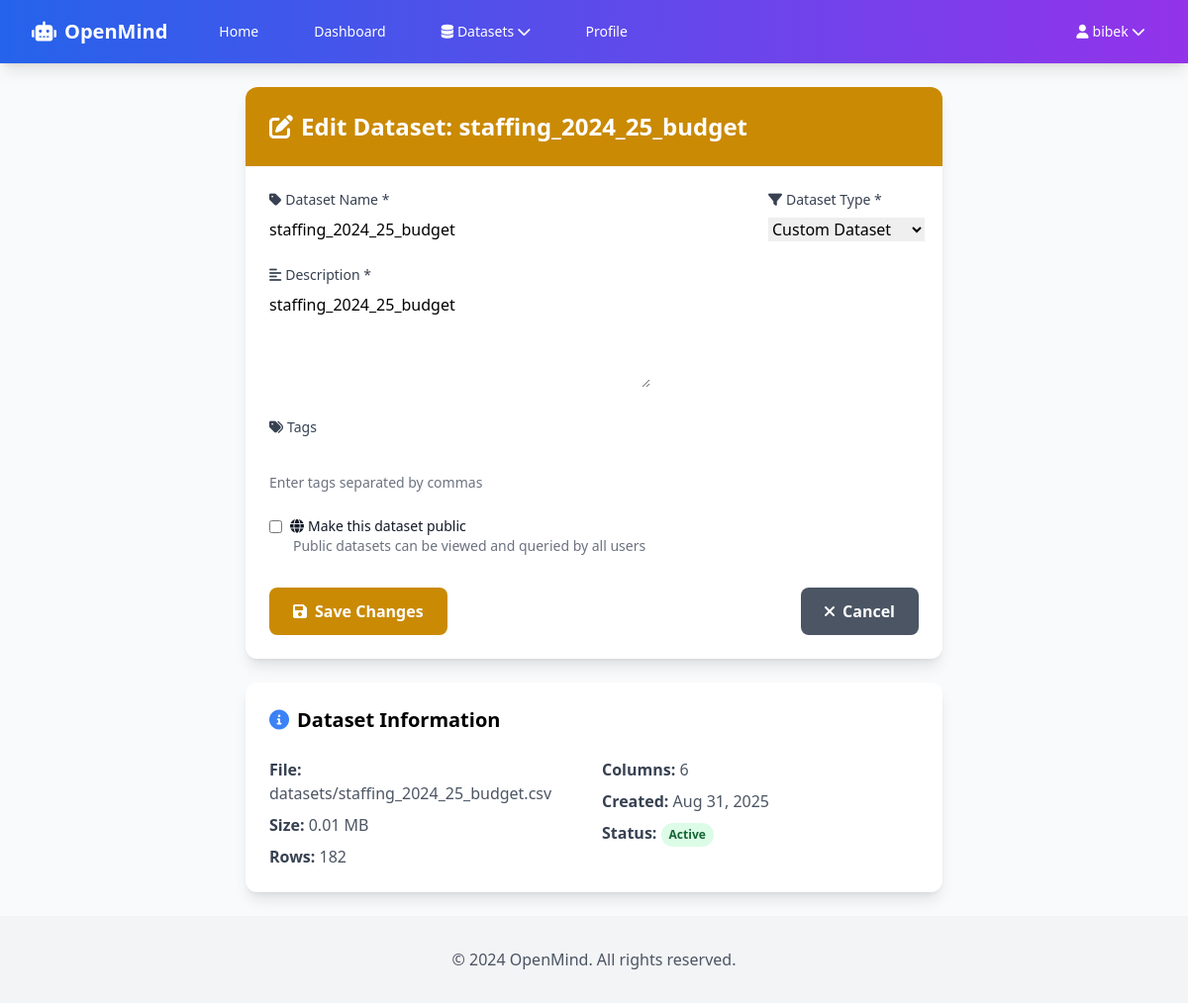
The app's page /datasets/11/edit/ (signed in) with its own data.
### chat/models.py (models this page shows, shortened)
class Dataset(models.Model):
    DATASET_TYPES = [
        ('employee', 'Employee Data'),
        ('budget', 'Budget Data'),
        ('performance', 'Performance Data'),
        ('financial', 'Financial Data'),
        ('custom', 'Custom Dataset'),
    ]
    DATASET_SOURCES = [
        ('file', 'File Upload (CSV/Excel)'),
        ('database', 'Database Connection'),
        ('api', 'API Endpoint'),
        ('external_link', 'External Link'),
    ]
    STATUS_CHOICES = [
        ('active', 'Active'),
        ('archived', 'Archived'),
        ('processing', 'Processing'),
        ('error', 'Error'),
        ('connecting', 'Connecting'),
    ]
    name = models.CharField(max_length=200, help_text="Name of the dataset")
    description = models.TextField(help_text="Detailed description of the dataset")
    dataset_type = models.CharField(max_length=20, choices=DATASET_TYPES, default='custom')
    dataset_source = models.CharField(max_length=20, choices=DATASET_SOURCES, default='file')
    csv_file = models.FileField(upload_to='datasets/', help_text="Upload CSV/Excel file", null=True, blank=True)
    file_size = models.BigIntegerField(help_text="File size in bytes", null=True, blank=True)
    row_count = models.IntegerField(help_text="Number of rows in the dataset", null=True, blank=True)
    column_count = models.IntegerField(help_text="Number of columns in the dataset", null=True, blank=True)
    db_host = models.CharField(max_length=255, help_text="Database host/connection string", null=True, blank=True)
    db_name = models.CharField(max_length=255, help_text="Database name", null=True, blank=True)
    db_port = models.IntegerField(help_text="Database port", null=True, blank=True)
    db_username = models.CharField(max_length=255, help_text="Database username", null=True, blank=True)
    db_password = models.CharField(max_length=255, help_text="Database password (encrypted)", null=True, blank=True)
    db_type = models.CharField(max_length=50, help_text="Database type (PostgreSQL, MySQL, SQLite, etc.)", null=True, blank=True)
    db_table = models.CharField(max_length=255, help_text="Table name or query", null=True, blank=True)
    db_query = models.TextField(help_text="SQL query or table reference", null=True, blank=True)
    api_url = models.URLField(help_text="API endpoint URL", null=True, blank=True)
    api_key = models.CharField(max_length=500, help_text="API key or authentication", null=True, blank=True)
    external_url = models.URLField(help_text="External data source URL", null=True, blank=True)
    columns_info = models.JSONField(default=dict, help_text="Information about columns (names, types, descriptions)")
    sample_data = models.JSONField(default=list, help_text="Sample rows for preview")
    status = models.CharField(max_length=20, choices=STATUS_CHOICES, default='processing')
    processing_errors = models.TextField(blank=True, help_text="Any errors during processing")
    last_sync = models.DateTimeField(null=True, blank=True, help_text="Last time data was synced from source")
    sync_frequency = models.CharField(max_length=20, choices=[
        ('manual', 'Manual'),
        ('hourly', 'Hourly'),
        ('daily', 'Daily'),
        ('weekly', 'Weekly'),
        ('monthly', 'Monthly')
    ], default='manual')
    owner = models.ForeignKey(User, on_delete=models.CASCADE, related_name='datasets')
    is_public = models.BooleanField(default=False, help_text="Whether this dataset is public to all users")
    shared_with = models.ManyToManyField(User, blank=True, related_name='shared_datasets')
    created_at = models.DateTimeField(default=timezone.now)
    updated_at = models.DateTimeField(auto_now=True)
    last_accessed = models.DateTimeField(null=True, blank=True)
    tags = models.CharField(max_length=500, blank=True, help_text="Comma-separated tags")
    class Meta:
        ordering = ['-created_at']
        verbose_name = 'Dataset'
        verbose_name_plural = 'Datasets'
    def get_file_size_mb(self):
        if self.file_size:
            return round(self.file_size / (1024 * 1024), 2)
        return 0

### chat/views.py (the view)
# urls.py: path('datasets/<int:dataset_id>/edit/', views.dataset_edit, name='dataset_edit'),
@login_required
def dataset_edit(request, dataset_id):
    dataset = get_object_or_404(Dataset, id=dataset_id, owner=request.user)
    if request.method == 'POST':
        form = DatasetEditForm(request.POST, instance=dataset)
        if form.is_valid():
            form.save()
            messages.success(request, f'Dataset "{dataset.name}" updated successfully!')
            return redirect('chat:dataset_detail', dataset_id=dataset.id)
    else:
        form = DatasetEditForm(instance=dataset)
    return render(request, 'chat/dataset_edit.html', {'form': form, 'dataset': dataset})

### chat/forms.py (shortened to what this page needs)
class DatasetEditForm(forms.ModelForm):
    class Meta:
        model = Dataset
        fields = ['name', 'description', 'dataset_type', 'tags', 'is_public', 'sync_frequency']
        widgets = {
            'name': forms.TextInput(attrs={'class': 'form-control'}),
            'description': forms.Textarea(attrs={'class': 'form-control', 'rows': 4}),
            'dataset_type': forms.Select(attrs={'class': 'form-control'}),
            'tags': forms.TextInput(attrs={'class': 'form-control'}),
            'is_public': forms.CheckboxInput(attrs={'class': 'form-check-input'}),
            'sync_frequency': forms.Select(attrs={'class': 'form-control'}),
        }

### chat/templates/chat/dataset_edit.html (shortened to what this page needs)
{% extends 'chat/base.html' %}
{% block content %}
<div class="max-w-3xl mx-auto px-4 sm:px-6 lg:px-8 py-6">
    <div class="bg-white rounded-xl shadow-lg overflow-hidden">
        <div class="bg-yellow-600 text-white p-6">
            <h1 class="text-2xl font-bold">
                <i class="fas fa-edit mr-2"></i>Edit Dataset: {{ dataset.name }}
            </h1>
        </div>
        <div class="p-6">
            <form method="post" novalidate>
                <div class="grid grid-cols-1 lg:grid-cols-4 gap-4 mb-6">
                    <div class="lg:col-span-3">
                        <label for="{{ form.name.id_for_label }}" class="block text-sm font-medium text-gray-700 mb-2">
                            <i class="fas fa-tag mr-1"></i>Dataset Name *
                        </label>
                        {{ form.name }}
                    </div>
                    <div>
                        <label for="{{ form.dataset_type.id_for_label }}" class="block text-sm font-medium text-gray-700 mb-2">
                            <i class="fas fa-filter mr-1"></i>Dataset Type *
                        </label>
                        {{ form.dataset_type }}
                    </div>
                </div>
                <div class="mb-6">
                    <label for="{{ form.description.id_for_label }}" class="block text-sm font-medium text-gray-700 mb-2">
                        <i class="fas fa-align-left mr-1"></i>Description *
                    </label>
                    {{ form.description }}
                </div>
                <div class="mb-6">
                    <label for="{{ form.tags.id_for_label }}" class="block text-sm font-medium text-gray-700 mb-2">
                        <i class="fas fa-tags mr-1"></i>Tags
                    </label>
                    {{ form.tags }}
                    <p class="text-sm text-gray-500 mt-1">Enter tags separated by commas</p>
                </div>
                <div class="mb-8">
                    <div class="flex items-center">
                        {{ form.is_public }}
                        <label class="ml-2 block text-sm text-gray-900" for="{{ form.is_public.id_for_label }}">
                            <i class="fas fa-globe mr-1"></i>Make this dataset public
                        </label>
                    </div>
                    <p class="text-sm text-gray-500 ml-6">Public datasets can be viewed and queried by all users</p>
                </div>
                <div class="flex flex-col sm:flex-row sm:justify-between gap-4">
                    <button type="submit" class="inline-flex items-center px-6 py-3 bg-yellow-600 text-white font-semibold rounded-lg hover:bg-yellow-700 transition-colors">
                        <i class="fas fa-save mr-2"></i>Save Changes
                    </button>
                    <a href="{% url 'chat:dataset_detail' dataset.id %}" class="inline-flex items-center justify-center px-6 py-3 bg-gray-600 text-white font-semibold rounded-lg hover:bg-gray-700 transition-colors">
                        <i class="fas fa-times mr-2"></i>Cancel
                    </a>
                </div>
            </form>
        </div>
    </div>
    <div class="bg-white rounded-xl shadow-lg p-6 mt-6">
        <h2 class="text-xl font-semibold mb-6">
            <i class="fas fa-info-circle mr-2 text-blue-500"></i>Dataset Information
        </h2>
        <div class="grid grid-cols-1 md:grid-cols-2 gap-4">
            <div class="space-y-2">
                <div><span class="font-semibold text-gray-700">File:</span> <span class="text-gray-600">{{ dataset.csv_file.name }}</span></div>
                <div><span class="font-semibold text-gray-700">Size:</span> <span class="text-gray-600">{{ dataset.get_file_size_mb }} MB</span></div>
                <div><span class="font-semibold text-gray-700">Rows:</span> <span class="text-gray-600">{{ dataset.row_count|default:0 }}</span></div>
            </div>
            <div class="space-y-2">
                <div><span class="font-semibold text-gray-700">Columns:</span> <span class="text-gray-600">{{ dataset.column_count|default:0 }}</span></div>
                <div><span class="font-semibold text-gray-700">Created:</span> <span class="text-gray-600">{{ dataset.created_at|date:"M d, Y" }}</span></div>
                <div>
                    <span class="font-semibold text-gray-700">Status:</span>
                    <span class="inline-flex px-2 py-1 text-xs font-semibold rounded-full {% if dataset.status == 'active' %}bg-green-100 text-green-800{% elif dataset.status == 'processing' %}bg-yellow-100 text-yellow-800{% else %}bg-red-100 text-red-800{% endif %}">
                        {{ dataset.get_status_display }}
                    </span>
                </div>
            </div>
        </div>
    </div>
</div>
{% endblock %}

### chat/templates/chat/base.html (shortened to what this page needs)
<!DOCTYPE html>
<html lang="en">
<head>
    <script src="https://cdn.tailwindcss.com"></script>
    <link rel="stylesheet" href="https://cdnjs.cloudflare.com/ajax/libs/font-awesome/6.0.0/css/all.min.css">
</head>
<body class="flex flex-col min-h-screen bg-gray-50">
    <nav class="bg-gradient-to-r from-blue-600 to-purple-600 shadow-lg">
        <div class="max-w-7xl mx-auto px-4 sm:px-6 lg:px-8">
            <div class="flex justify-between h-16">
                <div class="flex items-center">
                    <a href="{% url 'chat:home' %}" class="flex items-center text-white font-bold text-xl">
                        <i class="fas fa-robot mr-2"></i>OpenMind
                    </a>
                    <div class="hidden md:ml-10 md:flex md:space-x-8">
                        <a href="{% url 'chat:home' %}" class="text-white hover:text-gray-200 px-3 py-2 text-sm font-medium">Home</a>
                        {% if user.is_authenticated %}
                            <a href="{% url 'chat:dashboard' %}" class="text-white hover:text-gray-200 px-3 py-2 text-sm font-medium">Dashboard</a>
                            <div class="relative group">
                                <button class="text-white hover:text-gray-200 px-3 py-2 text-sm font-medium flex items-center">
                                    <i class="fas fa-database mr-1"></i>Datasets
                                    <i class="fas fa-chevron-down ml-1"></i>
                                </button>
                            </div>
                            <a href="{% url 'chat:profile' %}" class="text-white hover:text-gray-200 px-3 py-2 text-sm font-medium">Profile</a>
                        {% endif %}
                    </div>
                </div>
                <div class="flex items-center space-x-4">
                    {% if user.is_authenticated %}
                        <div class="relative group">
                            <button class="text-white hover:text-gray-200 px-3 py-2 text-sm font-medium flex items-center">
                                <i class="fas fa-user mr-1"></i>{{ user.username }}
                                <i class="fas fa-chevron-down ml-1"></i>
                            </button>
                        </div>
                    {% else %}
                        <a href="{% url 'chat:login' %}" class="text-white hover:text-gray-200 px-3 py-2 text-sm font-medium">Login</a>
                        <a href="{% url 'chat:register' %}" class="bg-white text-blue-600 hover:bg-gray-100 px-4 py-2 rounded-md text-sm font-medium transition-colors">Register</a>
                    {% endif %}
                </div>
            </div>
        </div>
    </nav>
    <main class="flex-1">
        {% block content %}{% endblock %}
    </main>
    <footer class="bg-gray-100 py-8 mt-auto">
        <div class="max-w-7xl mx-auto px-4 sm:px-6 lg:px-8 text-center">
            <p class="text-gray-600">&copy; 2024 OpenMind. All rights reserved.</p>
        </div>
    </footer>
</body>
</html>

### records on screen
Dataset: name "staffing_2024_25_budget", dataset_type "Custom Dataset", description "staffing_2024_25_budget", csv_file.name "datasets/staffing_2024_25_budget.csv", get_file_size_mb "0.01", row_count "182", column_count "6", created_at "Aug 31, 2025", status "Active"

### other values on screen
{{ user.username }} "bibek"
